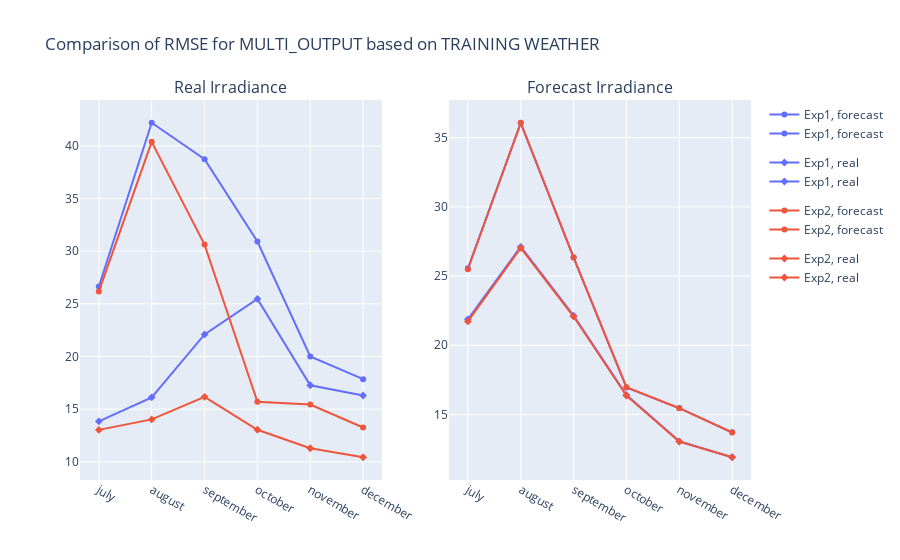

Source (notebook cell):
### Code cell
df_results_multi_train_irradiance_real_ex1_ex2    = comparison_metrics_df_ex1_ex2[comparison_metrics_df_ex1_ex2["train_irradiance"] == "real"]
df_results_multi_train_irradiance_real_ex1_ex2    = df_results_multi_train_irradiance_real_ex1_ex2[df_results_multi_train_irradiance_real_ex1_ex2["mode"]=="multi"]
df_results_multi_train_irradiance_real_ex1_ex2    = df_results_multi_train_irradiance_real_ex1_ex2[df_results_multi_train_irradiance_real_ex1_ex2["source"]=="LV"]

df_results_multi_train_irradiance_forecast_ex1_ex2   = comparison_metrics_df_ex1_ex2[comparison_metrics_df_ex1_ex2["train_irradiance"] == "forecast"]
df_results_multi_train_irradiance_forecast_ex1_ex2   = df_results_multi_train_irradiance_forecast_ex1_ex2[df_results_multi_train_irradiance_forecast_ex1_ex2["mode"]=="multi"]
df_results_multi_train_irradiance_forecast_ex1_ex2   = df_results_multi_train_irradiance_forecast_ex1_ex2[df_results_multi_train_irradiance_forecast_ex1_ex2["source"]=="LV"]



fig1 = px.line(df_results_multi_train_irradiance_real_ex1_ex2, x = 'month', y = 'RMSE', 
              color = 'experiment', 
              symbol = 'predict_irradiance', hover_name = 'predict_irradiance')

fig2 = px.line(df_results_multi_train_irradiance_forecast_ex1_ex2, x = 'month', y = 'RMSE', 
              color = 'experiment', 
              symbol = 'predict_irradiance', hover_name = 'predict_irradiance')

fig = make_subplots(rows=1, cols=2, subplot_titles=('Real Irradiance', 'Forecast Irradiance'))

for trace in fig1['data']:
    fig.add_trace(trace, row=1, col=1)

for trace in fig2['data']:
    fig.add_trace(trace, row=1, col=2)

fig.update_layout( title_text="Comparison of RMSE for MULTI_OUTPUT based on TRAINING WEATHER")

fig.show()

### Figure 1 — Plotly figure (JSON) as saved in the notebook; plotly's stock layout.template omitted (floating-point values rounded to 4 significant figures)
{"data": [{"hovertemplate": "<b>%{hovertext}</b><br><br>experiment=Exp1<br>predict_irradiance=forecast<br>month=%{x}<br>RMSE=%{y}<extra></extra>", "hovertext": ["forecast", "forecast", "forecast", "forecast", "forecast", "forecast"], "legendgroup": "Exp1, forecast", "line": {"color": "#636efa", "dash": "solid"}, "marker": {"symbol": "circle"}, "mode": "markers+lines", "name": "Exp1, forecast", "orientation": "v", "showlegend": true, "type": "scatter", "x": ["july", "august", "september", "october", "november", "december"], "xaxis": "x", "y": [26.65, 42.19, 38.73, 30.92, 20.0, 17.85], "yaxis": "y"}, {"hovertemplate": "<b>%{hovertext}</b><br><br>experiment=Exp1<br>predict_irradiance=real<br>month=%{x}<br>RMSE=%{y}<extra></extra>", "hovertext": ["real", "real", "real", "real", "real", "real"], "legendgroup": "Exp1, real", "line": {"color": "#636efa", "dash": "solid"}, "marker": {"symbol": "diamond"}, "mode": "markers+lines", "name": "Exp1, real", "orientation": "v", "showlegend": true, "type": "scatter", "x": ["july", "august", "september", "october", "november", "december"], "xaxis": "x", "y": [13.84, 16.12, 22.09, 25.47, 17.27, 16.29], "yaxis": "y"}, {"hovertemplate": "<b>%{hovertext}</b><br><br>experiment=Exp2<br>predict_irradiance=forecast<br>month=%{x}<br>RMSE=%{y}<extra></extra>", "hovertext": ["forecast", "forecast", "forecast", "forecast", "forecast", "forecast"], "legendgroup": "Exp2, forecast", "line": {"color": "#EF553B", "dash": "solid"}, "marker": {"symbol": "circle"}, "mode": "markers+lines", "name": "Exp2, forecast", "orientation": "v", "showlegend": true, "type": "scatter", "x": ["july", "august", "september", "october", "november", "december"], "xaxis": "x", "y": [26.18, 40.38, 30.62, 15.7, 15.44, 13.26], "yaxis": "y"}, {"hovertemplate": "<b>%{hovertext}</b><br><br>experiment=Exp2<br>predict_irradiance=real<br>month=%{x}<br>RMSE=%{y}<extra></extra>", "hovertext": ["real", "real", "real", "real", "real", "real"], "legendgroup": "Exp2, real", "line": {"color": "#EF553B", "dash": "solid"}, "marker": {"symbol": "diamond"}, "mode": "markers+lines", "name": "Exp2, real", "orientation": "v", "showlegend": true, "type": "scatter", "x": ["july", "august", "september", "october", "november", "december"], "xaxis": "x", "y": [13.03, 14.03, 16.17, 13.04, 11.29, 10.43], "yaxis": "y"}, {"hovertemplate": "<b>%{hovertext}</b><br><br>experiment=Exp1<br>predict_irradiance=forecast<br>month=%{x}<br>RMSE=%{y}<extra></extra>", "hovertext": ["forecast", "forecast", "forecast", "forecast", "forecast", "forecast"], "legendgroup": "Exp1, forecast", "line": {"color": "#636efa", "dash": "solid"}, "marker": {"symbol": "circle"}, "mode": "markers+lines", "name": "Exp1, forecast", "orientation": "v", "showlegend": true, "type": "scatter", "x": ["july", "august", "september", "october", "november", "december"], "xaxis": "x2", "y": [25.56, 36.05, 26.33, 16.95, 15.47, 13.71], "yaxis": "y2"}, {"hovertemplate": "<b>%{hovertext}</b><br><br>experiment=Exp1<br>predict_irradiance=real<br>month=%{x}<br>RMSE=%{y}<extra></extra>", "hovertext": ["real", "real", "real", "real", "real", "real"], "legendgroup": "Exp1, real", "line": {"color": "#636efa", "dash": "solid"}, "marker": {"symbol": "diamond"}, "mode": "markers+lines", "name": "Exp1, real", "orientation": "v", "showlegend": true, "type": "scatter", "x": ["july", "august", "september", "october", "november", "december"], "xaxis": "x2", "y": [21.88, 27.12, 22.14, 16.41, 13.06, 11.91], "yaxis": "y2"}, {"hovertemplate": "<b>%{hovertext}</b><br><br>experiment=Exp2<br>predict_irradiance=forecast<br>month=%{x}<br>RMSE=%{y}<extra></extra>", "hovertext": ["forecast", "forecast", "forecast", "forecast", "forecast", "forecast"], "legendgroup": "Exp2, forecast", "line": {"color": "#EF553B", "dash": "solid"}, "marker": {"symbol": "circle"}, "mode": "markers+lines", "name": "Exp2, forecast", "orientation": "v", "showlegend": true, "type": "scatter", "x": ["july", "august", "september", "october", "november", "december"], "xaxis": "x2", "y": [25.49, 36.08, 26.35, 16.98, 15.46, 13.7], "yaxis": "y2"}, {"hovertemplate": "<b>%{hovertext}</b><br><br>experiment=Exp2<br>predict_irradiance=real<br>month=%{x}<br>RMSE=%{y}<extra></extra>", "hovertext": ["real", "real", "real", "real", "real", "real"], "legendgroup": "Exp2, real", "line": {"color": "#EF553B", "dash": "solid"}, "marker": {"symbol": "diamond"}, "mode": "markers+lines", "name": "Exp2, real", "orientation": "v", "showlegend": true, "type": "scatter", "x": ["july", "august", "september", "october", "november", "december"], "xaxis": "x2", "y": [21.72, 27.04, 22.08, 16.36, 13.04, 11.92], "yaxis": "y2"}], "layout": {"annotations": [{"font": {"size": 16}, "showarrow": false, "text": "Real Irradiance", "x": 0.225, "xanchor": "center", "xref": "paper", "y": 1, "yanchor": "bottom", "yref": "paper"}, {"font": {"size": 16}, "showarrow": false, "text": "Forecast Irradiance", "x": 0.775, "xanchor": "center", "xref": "paper", "y": 1, "yanchor": "bottom", "yref": "paper"}], "title": {"text": "Comparison of RMSE for MULTI_OUTPUT based on TRAINING WEATHER"}, "xaxis": {"anchor": "y", "domain": [0, 0.45]}, "xaxis2": {"anchor": "y2", "domain": [0.55, 1]}, "yaxis": {"anchor": "x", "domain": [0, 1]}, "yaxis2": {"anchor": "x2", "domain": [0, 1]}}}
